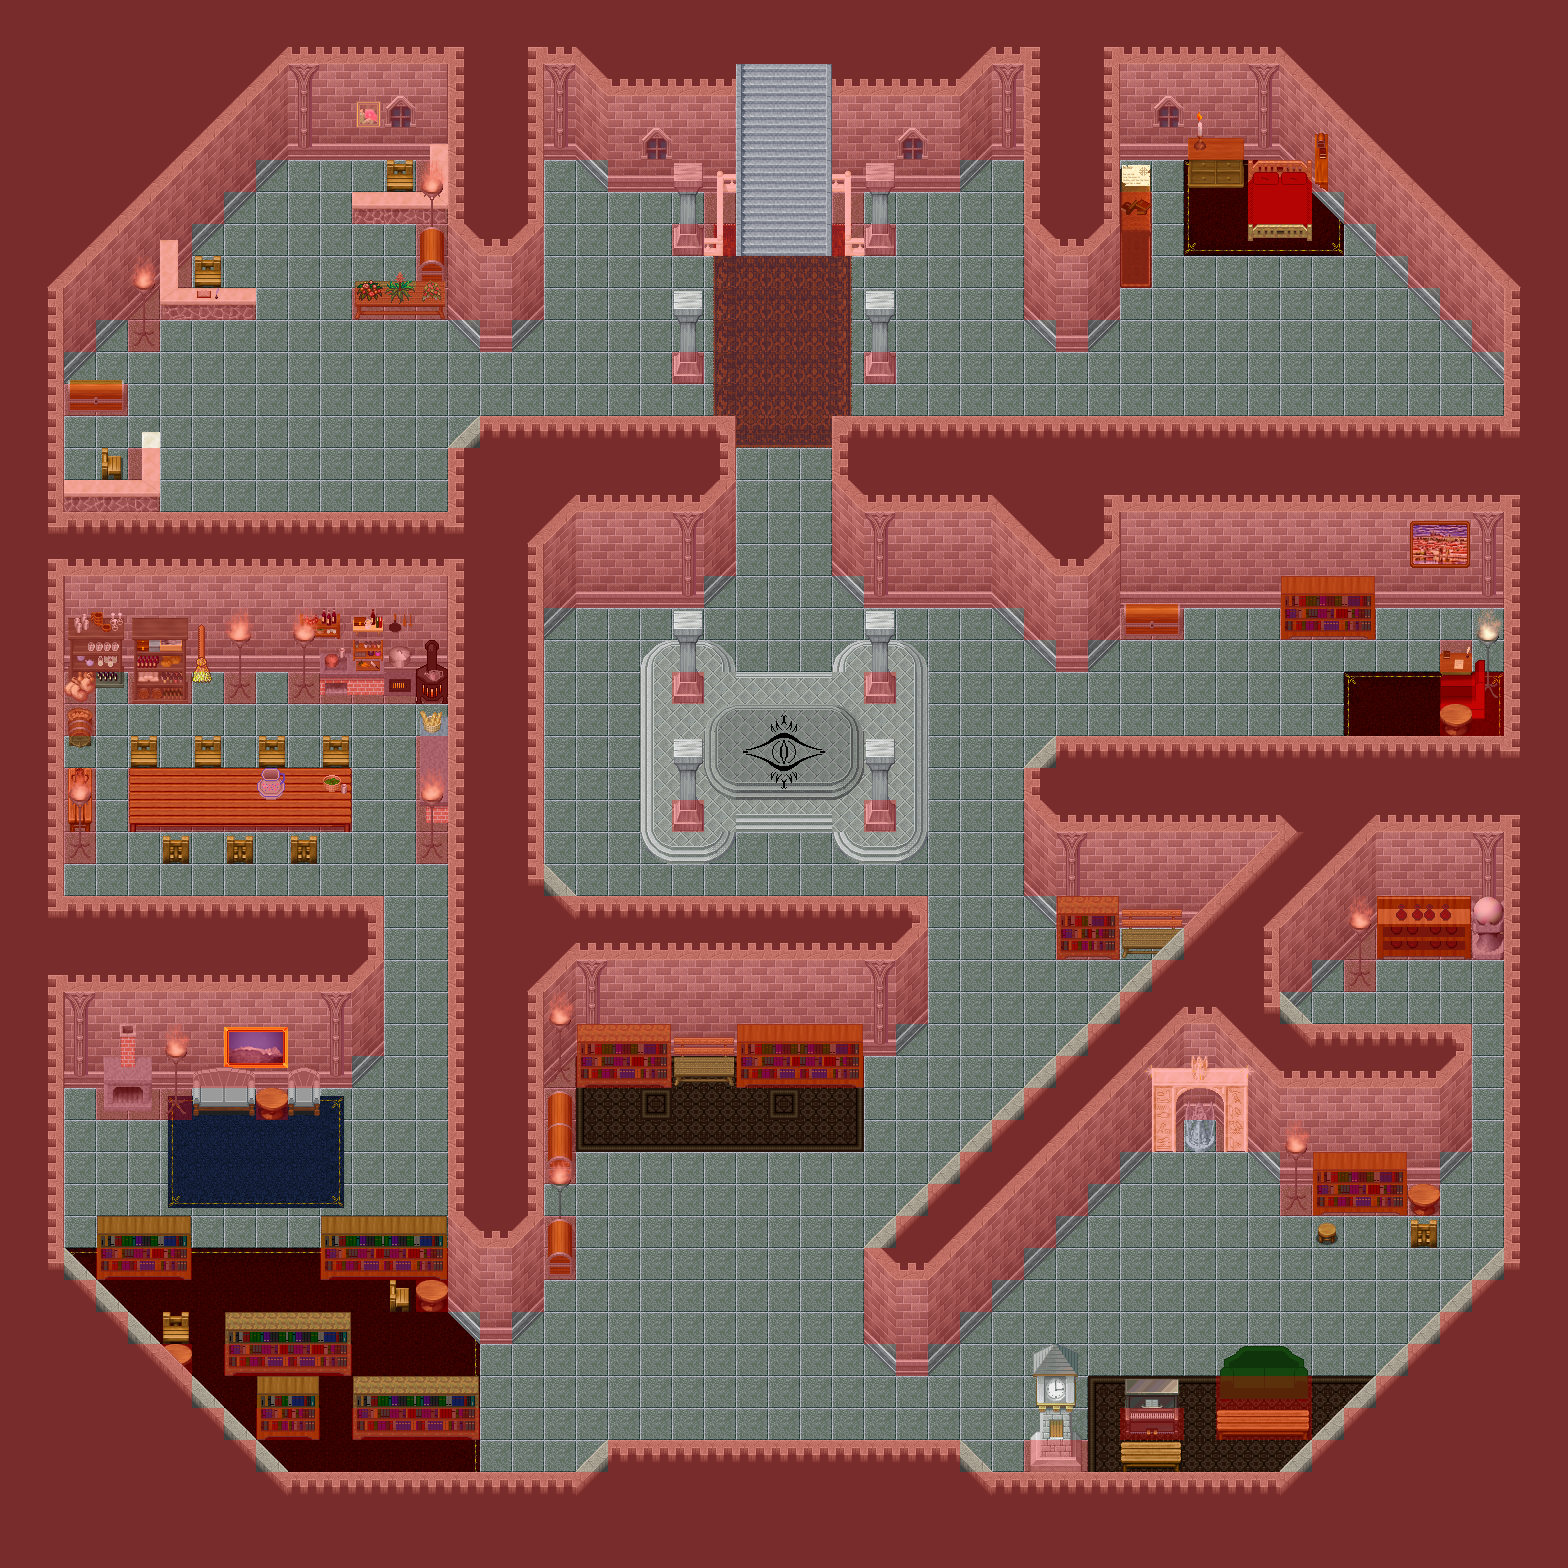

Rendered tile map (Tiled .tmx) drawn with the repository's tilesets; below, a short description and the map source with its tile grids summarised:
An orthogonal 49x49 tile map with 32x32 px tiles, 7 tile layers (0_floor, 1_terrain, 2_object, 3_roof, ...), 1 hidden layer not drawn, 63 tilesets.

<map version="1.2" tiledversion="1.2.0" orientation="orthogonal" renderorder="right-down" width="49" height="49" tilewidth="32" tileheight="32" infinite="0" nextlayerid="11" nextobjectid="1">
 <tileset firstgid="1" name="kosciol_nawy" tilewidth="32" tileheight="32" tilecount="14" columns="2">
  <image source="../../tileset/pol/domki/kosciol_nawy.png" width="64" height="224" />
 </tileset>
 <tileset firstgid="15" name="kosciol_sciany" tilewidth="32" tileheight="32" tilecount="30" columns="5">
  <image source="../../tileset/pol/domki/kosciol_sciany.png" width="160" height="192" />
 </tileset>
 <tileset firstgid="45" name="kafelek" tilewidth="32" tileheight="32" tilecount="1" columns="1">
  <image source="../../tileset/pol/domki/podloga/kafelek.png" width="32" height="32" />
 </tileset>
 <tileset firstgid="46" name="ground/eye" tilewidth="32" tileheight="32" tilecount="9" columns="3">
  <image source="../../tileset/ground/eye.png" trans="ffffff" width="96" height="96" />
 </tileset>
 <tileset firstgid="55" name="item\household\food_preparation" tilewidth="32" tileheight="32" tilecount="16" columns="4">
  <image source="../../tileset/item/household/food_preparation.png" width="128" height="128" />
 </tileset>
 <tileset firstgid="71" name="furniture/shelve/item_shelf" tilewidth="32" tileheight="32" tilecount="6" columns="2">
  <image source="../../tileset/furniture/shelve/item_shelf.png" width="64" height="96" />
 </tileset>
 <tileset firstgid="77" name="furniture/kitchen/cabinets" tilewidth="32" tileheight="32" tilecount="44" columns="4">
  <image source="../../tileset/furniture/kitchen/cabinets.png" width="128" height="352" />
 </tileset>
 <tileset firstgid="121" name="item\drink\casks" tilewidth="32" tileheight="32" tilecount="4" columns="2">
  <image source="../../tileset/item/drink/casks.png" width="64" height="64" />
 </tileset>
 <tileset firstgid="125" name="furniture/kitchen/warmer" tilewidth="32" tileheight="32" tilecount="2" columns="1">
  <image source="../../tileset/furniture/kitchen/warmer.png" width="32" height="64" />
 </tileset>
 <tileset firstgid="127" name="furniture/chair/wooden" tilewidth="32" tileheight="32" tilecount="5" columns="5">
  <image source="../../tileset/furniture/chair/wooden.png" width="160" height="32" />
 </tileset>
 <tileset firstgid="132" name="shelf3" tilewidth="32" tileheight="32" tilecount="10" columns="2">
  <image source="../../tileset/furniture/shelve/shelf_3.png" width="64" height="160" />
 </tileset>
 <tileset firstgid="142" name="item\household\food_preparation_2" tilewidth="32" tileheight="32" tilecount="4" columns="2">
  <image source="../../tileset/item/household/food_preparation_2.png" width="64" height="64" />
 </tileset>
 <tileset firstgid="146" name="furniture\table\wooden_rectangular" tilewidth="32" tileheight="32" tilecount="9" columns="3">
  <image source="../../tileset/furniture/table/wooden_rectangular.png" width="96" height="96" />
 </tileset>
 <tileset firstgid="155" name="item\brush" tilewidth="32" tileheight="32" tilecount="3" columns="1">
  <image source="../../tileset/item/brush.png" width="32" height="96" />
 </tileset>
 <tileset firstgid="158" name="furniture/light/iron_lamp" tilewidth="32" tileheight="32" tilecount="3" columns="1">
  <image source="../../tileset/furniture/light/iron_lamp.png" width="32" height="96" />
 </tileset>
 <tileset firstgid="161" name="furniture/table/long_front_on" tilewidth="32" tileheight="32" tilecount="3" columns="1">
  <image source="../../tileset/furniture/table/long_front_on.png" width="32" height="96" />
 </tileset>
 <tileset firstgid="164" name="item/drink/bottles_and_cups" tilewidth="32" tileheight="32" tilecount="16" columns="4">
  <image source="../../tileset/item/drink/bottles_and_cups.png" width="128" height="128" />
 </tileset>
 <tileset firstgid="180" name="furniture\crockery\dishes" tilewidth="32" tileheight="32" tilecount="6" columns="2">
  <image source="../../tileset/furniture/crockery/dishes.png" width="64" height="96" />
 </tileset>
 <tileset firstgid="186" name="furniture/light/flames" tilewidth="32" tileheight="32" tilecount="6" columns="6">
  <image source="../../tileset/furniture/light/flames.png" width="192" height="32" />
 </tileset>
 <tileset firstgid="192" name="item\food\bread" tilewidth="32" tileheight="32" tilecount="4" columns="4">
  <image source="../../tileset/item/food/bread.png" width="128" height="32" />
 </tileset>
 <tileset firstgid="196" name="furniture\shelve\rack" tilewidth="32" tileheight="32" tilecount="8" columns="4">
  <image source="../../tileset/furniture/shelve/rack.png" width="128" height="64" />
 </tileset>
 <tileset firstgid="204" name="furniture/shelve/small_shelf" tilewidth="32" tileheight="32" tilecount="8" columns="2">
  <image source="../../tileset/furniture/shelve/small_shelf.png" width="64" height="128" />
 </tileset>
 <tileset firstgid="212" name="furniture/red/double_red" tilewidth="32" tileheight="32" tilecount="8" columns="2">
  <image source="../../tileset/furniture/bed/double_red.png" width="64" height="128" />
 </tileset>
 <tileset firstgid="220" name="furniture\shelve\wardrobe_lateral" tilewidth="32" tileheight="32" tilecount="8" columns="2">
  <image source="../../tileset/furniture/shelve/wardrobe_lateral.png" width="64" height="128" />
 </tileset>
 <tileset firstgid="228" name="furniture/lights/lights_candle" tilewidth="32" tileheight="32" tilecount="36" columns="6">
  <image source="../../tileset/furniture/light/lights_candle.png" width="192" height="192" />
 </tileset>
 <tileset firstgid="264" name="item\documents\notes" tilewidth="32" tileheight="32" tilecount="4" columns="2">
  <image source="../../tileset/item/documents/notes.png" width="64" height="64" />
 </tileset>
 <tileset firstgid="268" name="item\documents\books2" tilewidth="32" tileheight="32" tilecount="4" columns="2">
  <image source="../../tileset/item/documents/books2.png" width="64" height="64" />
 </tileset>
 <tileset firstgid="272" name="building/castle" tilewidth="32" tileheight="32" tilecount="320" columns="20">
  <image source="../../tileset/building/castle.png" width="640" height="512" />
 </tileset>
 <tileset firstgid="592" name="furniture\carpet\dark_red" tilewidth="32" tileheight="32" tilecount="9" columns="3">
  <image source="../../tileset/furniture/carpet/dark_red.png" width="96" height="96" />
 </tileset>
 <tileset firstgid="601" name="kosciol_kolumnady" tilewidth="32" tileheight="32" tilecount="9" columns="3">
  <image source="../../tileset/pol/domki/kosciol_kolumnady.png" width="96" height="96" />
 </tileset>
 <tileset firstgid="610" name="furniture\table\flowers_on_bench2" tilewidth="32" tileheight="32" tilecount="6" columns="3">
  <image source="../../tileset/furniture/table/flowers_on_bench2.png" width="96" height="64" />
 </tileset>
 <tileset firstgid="616" name="item\chest\chest_2" tilewidth="32" tileheight="32" tilecount="6" columns="3">
  <image source="../../tileset/item/chest/chest_2.png" width="96" height="64" />
 </tileset>
 <tileset firstgid="622" name="furniture\table\stone_desk" tilewidth="32" tileheight="32" tilecount="16" columns="4">
  <image source="../../tileset/furniture/table/stone_desk.png" width="128" height="128" />
 </tileset>
 <tileset firstgid="638" name="furniture\picture\oil_paintings" tilewidth="32" tileheight="32" tilecount="16" columns="4">
  <image source="../../tileset/furniture/picture/oil_paintings.png" width="128" height="128" />
 </tileset>
 <tileset firstgid="654" name="kamienny_podest" tilewidth="32" tileheight="32" tilecount="18" columns="6">
  <image source="../../tileset/pol/domki/podloga/kamienny_podest.png" width="192" height="96" />
 </tileset>
 <tileset firstgid="672" name="furniture\table\desk" tilewidth="32" tileheight="32" tilecount="4" columns="2">
  <image source="../../tileset/furniture/table/desk.png" width="64" height="64" />
 </tileset>
 <tileset firstgid="676" name="furniture/shelve/dark_bookshelf_2" tilewidth="32" tileheight="32" tilecount="6" columns="3">
  <image source="../../tileset/furniture/shelve/dark_bookshelf_2.png" width="96" height="64" />
 </tileset>
 <tileset firstgid="682" name="furniture\chair\armchair_red" tilewidth="32" tileheight="32" tilecount="28" columns="4">
  <image source="../../tileset/furniture/chair/armchair_red.png" width="128" height="224" />
 </tileset>
 <tileset firstgid="710" name="furniture\table\wooden" tilewidth="32" tileheight="32" tilecount="1" columns="1">
  <image source="../../tileset/furniture/table/wooden.png" width="32" height="32" />
 </tileset>
 <tileset firstgid="711" name="furniture\picture\city_picture" tilewidth="32" tileheight="32" tilecount="4" columns="2">
  <image source="../../tileset/furniture/picture/city_picture.png" width="64" height="64" />
 </tileset>
 <tileset firstgid="715" name="blue_stone" tilewidth="32" tileheight="32" tilecount="3" columns="3">
  <image source="../../tileset/building/stairs/blue_stone.png" width="96" height="32" />
 </tileset>
 <tileset firstgid="718" name="small_arched" tilewidth="32" tileheight="32" tilecount="1" columns="1">
  <image source="../../tileset/building/window/small_arched.png" width="32" height="32" />
 </tileset>
 <tileset firstgid="719" name="..\tileset\furniture\chair\bench_wooden.png" tilewidth="32" tileheight="32" tilecount="8" columns="2">
  <image source="../../tileset/furniture/chair/bench_wooden.png" width="64" height="128" />
 </tileset>
 <tileset firstgid="727" name="..\tileset\furniture\shelve\pale_book_bottle_shelf.png" tilewidth="32" tileheight="32" tilecount="12" columns="3">
  <image source="../../tileset/furniture/shelve/pale_book_bottle_shelf.png" width="96" height="128" />
 </tileset>
 <tileset firstgid="739" name="..\tileset\furniture\kitchen\warmer_2.png" tilewidth="32" tileheight="32" tilecount="6" columns="2">
  <image source="../../tileset/furniture/kitchen/warmer_2.png" width="64" height="96" />
 </tileset>
 <tileset firstgid="745" name="..\tileset\furniture\chair\sofa_chair_grey.png" tilewidth="32" tileheight="32" tilecount="12" columns="3">
  <image source="../../tileset/furniture/chair/sofa_chair_grey.png" width="96" height="128" />
 </tileset>
 <tileset firstgid="757" name="..\tileset\furniture\shelve\dark_bottle_shelf.png" tilewidth="32" tileheight="32" tilecount="6" columns="3">
  <image source="../../tileset/furniture/shelve/dark_bottle_shelf.png" width="96" height="64" />
 </tileset>
 <tileset firstgid="763" name="..\tileset\building\decoration\orbpedestal.png" tilewidth="32" tileheight="32" tilecount="2" columns="1">
  <image source="../../tileset/building/decoration/orbpedestal.png" width="32" height="64" />
 </tileset>
 <tileset firstgid="765" name="..\tileset\furniture\carpet\dark_blue.png" tilewidth="32" tileheight="32" tilecount="15" columns="3">
  <image source="../../tileset/furniture/carpet/dark_blue.png" width="96" height="160" />
 </tileset>
 <tileset firstgid="780" name="..\tileset\item\statue\archway.png" tilewidth="32" tileheight="32" tilecount="9" columns="3">
  <image source="../../tileset/item/statue/archway.png" width="96" height="96" />
 </tileset>
 <tileset firstgid="789" name="..\tileset\item\statue\metal_and_stone.png" tilewidth="32" tileheight="32" tilecount="6" columns="3">
  <image source="../../tileset/item/statue/metal_and_stone.png" width="96" height="64" />
 </tileset>
 <tileset firstgid="795" name="..\tileset\furniture\light\sparkle.png" tilewidth="32" tileheight="32" tilecount="2" columns="2">
  <image source="../../tileset/furniture/light/sparkle.png" width="64" height="32" />
 </tileset>
 <tileset firstgid="797" name="..\tileset\furniture\light\sparkle_middle.png" tilewidth="32" tileheight="32" tilecount="4" columns="2">
  <image source="../../tileset/furniture/light/sparkle_middle.png" width="64" height="64" />
 </tileset>
 <tileset firstgid="801" name="red_purple" tilewidth="32" tileheight="32" tilecount="9" columns="3">
  <image source="../../tileset/furniture/carpet/red_purple.png" width="96" height="96" />
 </tileset>
 <tileset firstgid="810" name="brown_rug" tilewidth="32" tileheight="32" tilecount="12" columns="3">
  <image source="../../tileset/furniture/carpet/brown_rug.png" width="96" height="128" />
 </tileset>
 <tileset firstgid="822" name="stone_clock" tilewidth="32" tileheight="32" tilecount="8" columns="2">
  <image source="../../tileset/furniture/clock/stone_clock.png" width="64" height="128" />
 </tileset>
 <tileset firstgid="830" name="piano2" tilewidth="32" tileheight="32" tilecount="4" columns="2">
  <image source="../../tileset/furniture/other/piano2.png" width="64" height="64" />
 </tileset>
 <tileset firstgid="834" name="bench" tilewidth="32" tileheight="32" tilecount="3" columns="3">
  <image source="../../tileset/furniture/table/bench.png" width="96" height="32" />
 </tileset>
 <tileset firstgid="837" name="bluecarpet" tilewidth="32" tileheight="32" tilecount="9" columns="3">
  <image source="../../tileset/furniture/carpet/blue.png" width="96" height="96" />
 </tileset>
 <tileset firstgid="846" name="sofa green" tilewidth="32" tileheight="32" tilecount="6" columns="3">
  <image source="../../tileset/furniture/chair/sofa.png" width="96" height="64" />
 </tileset>
 <tileset firstgid="852" name="collision" tilewidth="32" tileheight="32" tilecount="1" columns="1">
  <image source="../../tileset/logic/collision.png" width="32" height="32" />
 </tileset>
 <tileset firstgid="853" name="stone_fence_white" tilewidth="32" tileheight="32" tilecount="9" columns="3">
  <image source="../../tileset/building/fence/stone_fence_white.png" width="96" height="96" />
 </tileset>
 <tileset firstgid="862" name="protection" tilewidth="32" tileheight="32" tilecount="2" columns="2">
  <image source="../../tileset/logic/protection.png" width="64" height="32" />
 </tileset>
 <layer id="3" name="0_floor" width="49" height="49">
  <data>[2401 cells, 2401 non-empty, 6 distinct tile ids]</data>
 </layer>
 <layer id="4" name="1_terrain" width="49" height="49">
  <data>[2401 cells, 1682 non-empty, 133 distinct tile ids]</data>
 </layer>
 <layer id="5" name="2_object" width="49" height="49">
  <data>[2401 cells, 227 non-empty, 125 distinct tile ids]</data>
 </layer>
 <layer id="6" name="3_roof" width="49" height="49">
  <data>[2401 cells, 124 non-empty, 44 distinct tile ids]</data>
 </layer>
 <layer id="7" name="4_roof_add" width="49" height="49">
  <data>[2401 cells, 21 non-empty, 13 distinct tile ids]</data>
 </layer>
 <layer id="8" name="objects" width="49" height="49">
  <data>[2401 cells, 0 non-empty, 0 distinct tile ids]</data>
 </layer>
 <layer id="9" name="collision" width="49" height="49" opacity="0.3">
  <data>[2401 cells, 1436 non-empty, 1 distinct tile ids]</data>
 </layer>
 <layer id="10" name="protection" width="49" height="49" visible="0" opacity="0.33">
  <data>[2401 cells, 2401 non-empty, 1 distinct tile ids]</data>
 </layer>
</map>
